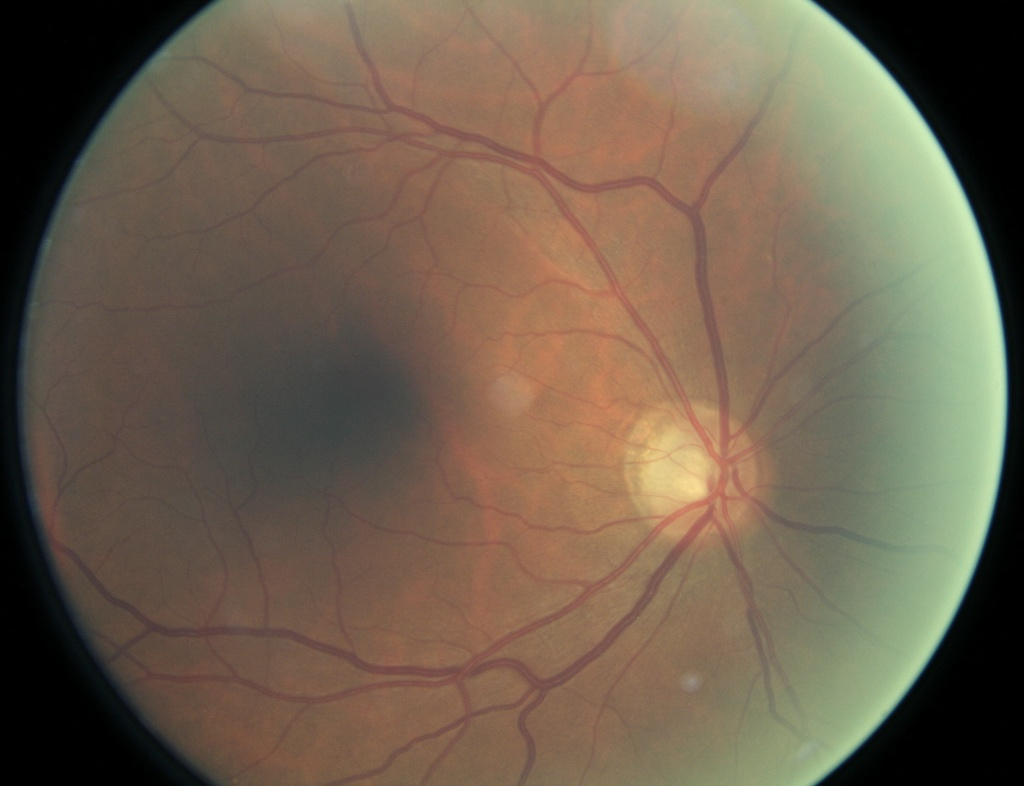
#> input picture TP_imagenes/Grado 0/1000_left.jpeg, 1024 x 786 px; its folder holds only this picture in this run
$ python retinopatia_diabetica.py   (older library calls are emulated)
#> lines starting #> are read from the running program, lines starting #| are printed output that depends on the picture; after the words box and inside, x2 and y2 are one past the last pixel; in counts of white or black regions, pixels touching at a corner belong together
# -*- coding: utf-8 -*-
"""
============================================================================
 TP Procesamiento de Imagenes - Diagnostico de Retinopatia Diabetica
============================================================================
 Clasifica imagenes de fondo de ojo en GRADO 0 (sano) vs GRADO 4
 (proliferativo) mediante procesamiento de imagenes, segmentacion de estructuras y ANALISIS DE TEXTURA.

 Etapas:
   1) Contextualizacion .... carga del dataset y mascara del campo de vision
   2) Pre-procesamiento ..... seleccion del canal de mayor contraste +
                              filtro pasa-bajos Gaussiano + realce (CLAHE)
   3) Segmentacion .......... vasos (Black-Top-Hat), disco optico,
                              exudados (White-Top-Hat) y hemorragias
   4) Diagnostico ........... criterio de TEXTURA (entropia local) con
                              umbral por Otsu (no supervisado)

 -------------------------------------------------------------------------
 CRITERIO DE DECISION
 -------------------------------------------------------------------------
 Una retina sana (Grado 0) tiene una textura mas IRREGULAR (mayor entropia
 local), porque sus vasos y detalles estan nitidos. Una Grado 4 suele ser
 mas de bajo contraste, lo que SUAVIZA la textura (menor entropia).

 Regla:   GRADO 4   si   entropia_local <= umbral
 El umbral sale de la propia distribucion
 de entropias del dataset mediante el metodo de Otsu (no supervisado), igual
 que el umbral que ya usamos para segmentar los vasos.

============================================================================
"""

import os
import glob
import random
import argparse
import cv2
import numpy as np
import matplotlib.pyplot as plt

try:
    from skimage.filters.rank import entropy as _rank_entropy
    from skimage.filters import threshold_otsu as _threshold_otsu
    from skimage.morphology import disk as _disk
    _SKIMAGE_OK = True
    _DISK5 = _disk(5)
except Exception:
    _SKIMAGE_OK = False

# ---------------------------------------------------------------------------
# CONFIGURACION
# ---------------------------------------------------------------------------
BASE = os.path.dirname(os.path.abspath(__file__))
CLASES = {0: "Grado 0", 4: "Grado 4"}
RESIZE_W = 768
N_DEMO = 5              # cuantas imagenes al azar mostrar en la demo
random.seed(7)


# ===========================================================================
#  ETAPA 1 - CONTEXTUALIZACION / CARGA
# ===========================================================================
def cargar_y_redimensionar(path):
    """Lee la imagen en RGB y la lleva a un ancho estandar."""
    img = cv2.imread(path)
    if img is None:
        raise FileNotFoundError(path)
    img = cv2.cvtColor(img, cv2.COLOR_BGR2RGB)
    h, w = img.shape[:2]
    esc = RESIZE_W / w
    return cv2.resize(img, (RESIZE_W, int(h * esc)), interpolation=cv2.INTER_AREA)


def mascara_fov(img_rgb):
    """Mascara binaria del campo de vision (el circulo de la retina)."""
    gris = cv2.cvtColor(img_rgb, cv2.COLOR_RGB2GRAY)
    _, m = cv2.threshold(gris, 15, 255, cv2.THRESH_BINARY)
    k = cv2.getStructuringElement(cv2.MORPH_ELLIPSE, (15, 15))
    m = cv2.morphologyEx(m, cv2.MORPH_OPEN, k)
    m = cv2.morphologyEx(m, cv2.MORPH_CLOSE, k)
    m = cv2.erode(m, cv2.getStructuringElement(cv2.MORPH_ELLIPSE, (25, 25)))
    return (m > 0).astype(np.uint8) * 255


# ===========================================================================
#  ETAPA 2 - PRE-PROCESAMIENTO
# ===========================================================================
def seleccionar_canal(img_rgb, fov):
    """Selecciona el canal RGB con mayor contraste dentro del FOV (mayor std)."""
    nombres = ["R", "G", "B"]
    px = fov > 0
    stds = [float(img_rgb[:, :, i][px].std()) for i in range(3)]
    idx = int(np.argmax(stds))
    return nombres[idx], img_rgb[:, :, idx].copy()


def preprocesar(canal, fov):
    """Filtro pasa-bajos Gaussiano + CLAHE (realce de contraste local)."""
    suave = cv2.GaussianBlur(canal, (5, 5), 1.2)
    clahe = cv2.createCLAHE(clipLimit=2.5, tileGridSize=(8, 8))
    realzada = clahe.apply(suave)
    realzada = cv2.bitwise_and(realzada, realzada, mask=fov)
    return suave, realzada


# ===========================================================================
#  ETAPA 3 - SEGMENTACION
# ===========================================================================
def segmentar_vasos(canal, fov):
    """Vasos: estructuras OSCURAS y finas. Black-Top-Hat + Otsu."""
    k = cv2.getStructuringElement(cv2.MORPH_ELLIPSE, (13, 13))
    bth = cv2.morphologyEx(canal, cv2.MORPH_BLACKHAT, k)
    bth = cv2.bitwise_and(bth, bth, mask=fov)
    _, vasos = cv2.threshold(bth, 0, 255, cv2.THRESH_BINARY + cv2.THRESH_OTSU)
    k2 = cv2.getStructuringElement(cv2.MORPH_ELLIPSE, (3, 3))
    vasos = cv2.morphologyEx(vasos, cv2.MORPH_OPEN, k2)
    return vasos


def detectar_disco_optico(canal, fov):
    """Disco optico = region mas brillante. Mascara circular para excluirlo."""
    desenfoque = cv2.GaussianBlur(canal, (0, 0), sigmaX=15)
    desenfoque = cv2.bitwise_and(desenfoque, desenfoque, mask=fov)
    _, _, _, maxloc = cv2.minMaxLoc(desenfoque)
    r = int(RESIZE_W * 0.11)
    mascara = np.zeros_like(canal)
    cv2.circle(mascara, maxloc, r, 255, -1)
    return mascara


def segmentar_exudados(canal_realzado, fov, mascara_od):
    """Exudados brillantes: manchas CLARAS y chicas. White-Top-Hat + umbral."""
    k = cv2.getStructuringElement(cv2.MORPH_ELLIPSE, (15, 15))
    wth = cv2.morphologyEx(canal_realzado, cv2.MORPH_TOPHAT, k)
    wth = cv2.bitwise_and(wth, wth, mask=fov)
    _, exud = cv2.threshold(wth, 40, 255, cv2.THRESH_BINARY)   # umbral ABSOLUTO
    exud[mascara_od > 0] = 0                                   # excluir disco optico
    k2 = cv2.getStructuringElement(cv2.MORPH_ELLIPSE, (3, 3))
    exud = cv2.morphologyEx(exud, cv2.MORPH_OPEN, k2)
    return exud


def segmentar_hemorragias(canal, fov, vasos):
    """Hemorragias: manchas OSCURAS compactas (no finas como los vasos)."""
    k = cv2.getStructuringElement(cv2.MORPH_ELLIPSE, (9, 9))
    bth = cv2.morphologyEx(canal, cv2.MORPH_BLACKHAT, k)
    bth = cv2.bitwise_and(bth, bth, mask=fov)
    _, oscuras = cv2.threshold(bth, 30, 255, cv2.THRESH_BINARY)  # umbral ABSOLUTO
    vd = cv2.dilate(vasos, cv2.getStructuringElement(cv2.MORPH_ELLIPSE, (5, 5)))
    cand = cv2.bitwise_and(oscuras, cv2.bitwise_not(vd))
    n, lab, stats, _ = cv2.connectedComponentsWithStats((cand > 0).astype(np.uint8))
    hemo = np.zeros_like(cand)
    for i in range(1, n):
        area = stats[i, cv2.CC_STAT_AREA]
        w_, h_ = stats[i, cv2.CC_STAT_WIDTH], stats[i, cv2.CC_STAT_HEIGHT]
        if area < 8:
            continue
        aspecto = max(w_, h_) / (min(w_, h_) + 1e-6)
        relleno = area / (w_ * h_ + 1e-6)
        if aspecto <= 4.0 and relleno >= 0.30:
            hemo[lab == i] = 255
    return hemo


# ===========================================================================
#  ANALISIS DE TEXTURA (criterio de diagnostico)
# ===========================================================================
def mapa_entropia(canal_realzado, fov):
    """Mapa de entropia local (textura) con vecindario de disco r=5."""
    if not _SKIMAGE_OK:
        return None
    le = _rank_entropy(canal_realzado, _DISK5, mask=fov)
    return le.astype(np.float32)


def calcular_texturas(canal_realzado, fov, mapa_ent=None):
    """
    Descriptores de textura dentro del FOV:
      - ent_local : entropia local media (mide irregularidad de la textura).
      - glcm_homog: homogeneidad de la matriz de co-ocurrencia (GLCM).
    Grado 0 (nitida) -> mas textura (mayor entropia). Devuelve NaN sin skimage.
    """
    if not _SKIMAGE_OK:
        return dict(ent_local=float("nan"), glcm_homog=float("nan"))
    from skimage.feature import graycomatrix, graycoprops
    px = fov > 0
    if mapa_ent is None:
        mapa_ent = mapa_entropia(canal_realzado, fov)
    ent_local = float(mapa_ent[px].mean())
    q = (canal_realzado.astype(np.float32) / 256 * 32).astype(np.uint8)
    q[~px] = 0
    glcm = graycomatrix(q, distances=[1, 3],
                        angles=[0, np.pi / 4, np.pi / 2, 3 * np.pi / 4],
                        levels=32, symmetric=True, normed=True)
    glcm_homog = float(graycoprops(glcm, "homogeneity").mean())
    return dict(ent_local=ent_local, glcm_homog=glcm_homog)


# ===========================================================================
#  PIPELINE COMPLETO -> FEATURES
# ===========================================================================
def procesar(path, devolver_etapas=False, con_textura=False):
    """
    Corre el pipeline sobre una imagen y devuelve sus features.
    con_textura=True agrega entropia local y homogeneidad GLCM (necesarias
    para el diagnostico; un poco mas lento).
    """
    img = cargar_y_redimensionar(path)
    fov = mascara_fov(img)
    nom, canal = seleccionar_canal(img, fov)
    suave, realzada = preprocesar(canal, fov)
    vasos = segmentar_vasos(realzada, fov)
    od_mask = detectar_disco_optico(realzada, fov)
    exud = segmentar_exudados(realzada, fov, od_mask)
    hemo = segmentar_hemorragias(realzada, fov, vasos)

    area_fov = max(1, int((fov > 0).sum()))
    feats = dict(
        canal=nom,
        f_exud=(exud > 0).sum() / area_fov,
        f_hemo=(hemo > 0).sum() / area_fov,
        f_vasos=(vasos > 0).sum() / area_fov,
        n_exud=cv2.connectedComponents((exud > 0).astype(np.uint8))[0] - 1,
        n_hemo=cv2.connectedComponents((hemo > 0).astype(np.uint8))[0] - 1,
    )
    mapa_ent = None
    if con_textura:
        mapa_ent = mapa_entropia(realzada, fov)
        feats.update(calcular_texturas(realzada, fov, mapa_ent))
    if devolver_etapas:
        etapas = dict(img=img, fov=fov, canal=canal, suave=suave,
                      realzada=realzada, vasos=vasos, exud=exud,
                      hemo=hemo, mapa_ent=mapa_ent)
        return feats, etapas
    return feats


# ===========================================================================
#  ETAPA 4 - DIAGNOSTICO (criterio de textura, umbral por Otsu)
# ===========================================================================
def umbral_textura(valores):
    """
    Umbral de decision para la entropia local, obtenido por el metodo de Otsu
    sobre la distribucion de entropias del dataset.
    """
    v = np.asarray(valores, dtype=float)
    return float(_threshold_otsu(v))


def clasificar(feats, umbral):
    """GRADO 4 si la textura es poco irregular (entropia local <= umbral)."""
    return 4 if feats["ent_local"] <= umbral else 0


# ===========================================================================
#  VISUALIZACION PASO A PASO
# ===========================================================================
def overlay_lesiones(img, exud, hemo):
    """Marca exudados y hemorragias sobre la imagen original."""
    out = img.copy()
    out[exud > 0] = [255, 255, 0]
    out[hemo > 0] = [0, 255, 255]
    return out


def mostrar_proceso(path, grado_real, umbral):
    """Figura con la imagen tras cada etapa + el diagnostico por textura."""
    feats, e = procesar(path, devolver_etapas=True, con_textura=True)
    pred = clasificar(feats, umbral)
    overlay = overlay_lesiones(e["img"], e["exud"], e["hemo"])

    paneles = [
        (e["img"],      "1. Original (RGB)",                                None),
        (e["fov"],      "2. Mascara campo de vision",                       "gray"),
        (e["canal"],    f"3. Canal de mayor contraste ({feats['canal']})",  "gray"),
        (e["suave"],    "4. Filtro pasa-bajos Gaussiano",                   "gray"),
        (e["realzada"], "5. Realce de contraste (CLAHE)",                   "gray"),
        (e["vasos"],    f"6. Vasos (Black-Top-Hat)  {feats['f_vasos']*100:.1f}%", "gray"),
        (e["exud"],     f"7. Exudados brillantes  n={feats['n_exud']}",     "gray"),
        (e["mapa_ent"], f"8. Entropia local (textura)",                     "magma"),
        (overlay,       "9. Lesiones detectadas",                           None),
    ]
    fig, axes = plt.subplots(3, 3, figsize=(13, 12))
    for ax, (im, titulo, cmap) in zip(axes.ravel(), paneles):
        ax.imshow(im, cmap=cmap)
        ax.set_title(titulo, fontsize=10)
        ax.axis("off")
    ok = "CORRECTO" if pred == grado_real else "ERROR"
    fig.suptitle(
        f"{os.path.basename(path)}   |   Real: Grado {grado_real}   "
        f"Prediccion: Grado {pred}   [{ok}]\n"
        f"entropia local = {feats['ent_local']:.3f} (umbral Otsu <= {umbral:.3f})   "
        f"homogeneidad GLCM = {feats['glcm_homog']:.3f}",
        fontsize=12, fontweight="bold",
    )
    fig.tight_layout(rect=[0, 0, 1, 0.94])
    plt.show()
    return pred


# ===========================================================================
#  MODOS DE EJECUCION
# ===========================================================================
def listar_imagenes():
    items = []
    for grado, sub in CLASES.items():
        for p in sorted(glob.glob(os.path.join(BASE, sub, "*.jpeg"))):
            items.append((p, grado))
    return items


def demo():
    """
    Calcula el umbral de textura (Otsu) sobre TODO el dataset y luego muestra
    el proceso completo de N_DEMO imagenes al azar con su diagnostico.
    """
    if not _SKIMAGE_OK:
        print("Falta scikit-image:  pip install scikit-image")
        return
    items = listar_imagenes()
    if not items:
        print("No se encontraron imagenes en 'Grado 0' / 'Grado 4'.")
        return
    print(f"Calculando entropias del dataset ({len(items)} imagenes) para el umbral Otsu...")
    ents = []
    for i, (p, _) in enumerate(items):
        ents.append(procesar(p, con_textura=True)["ent_local"])
#> in cargar_y_redimensionar, img is the input picture: shape (786, 1024, 3); mean B, G, R 79.1, 96.9, 111.9
#> in mascara_fov, `m = cv2.erode(m, cv2.getStructuringElement(cv2.MORPH_ELLIPSE, (25, 25)))`:
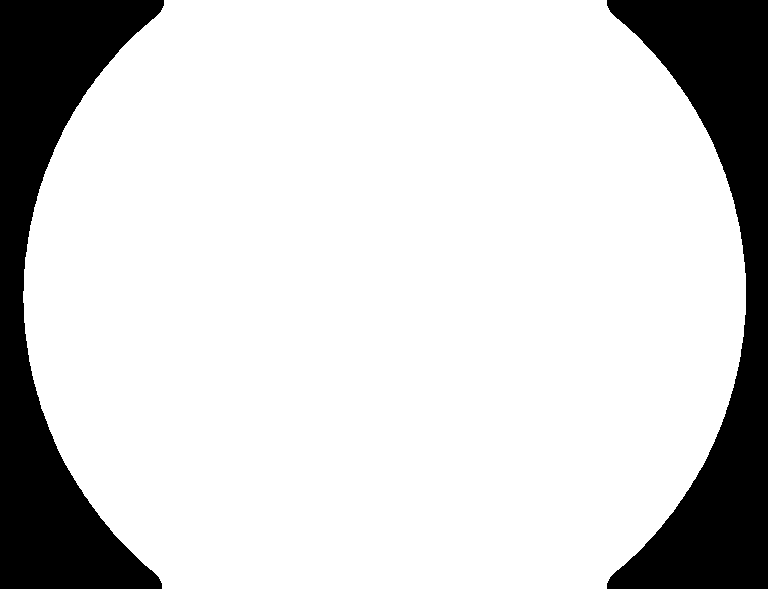
#> m: shape (589, 768); 82.2% white; 2 black regions, box (x1, y1, x2, y2) and area: (0, 0, 164, 589) 40649, (607, 0, 768, 589) 39662
#> in seleccionar_canal, `stds = [float(img_rgb[:, :, i][px].std()) for i in range(3)]`: stds = [30.91, 32.63, 23.39]
#> in seleccionar_canal, `idx = int(np.argmax(stds))`: idx = 1
#> in procesar, `nom, canal = seleccionar_canal(img, fov)`: nom = 'G'
#> in detectar_disco_optico, `desenfoque = cv2.bitwise_and(desenfoque, desenfoque, mask=fov)`:
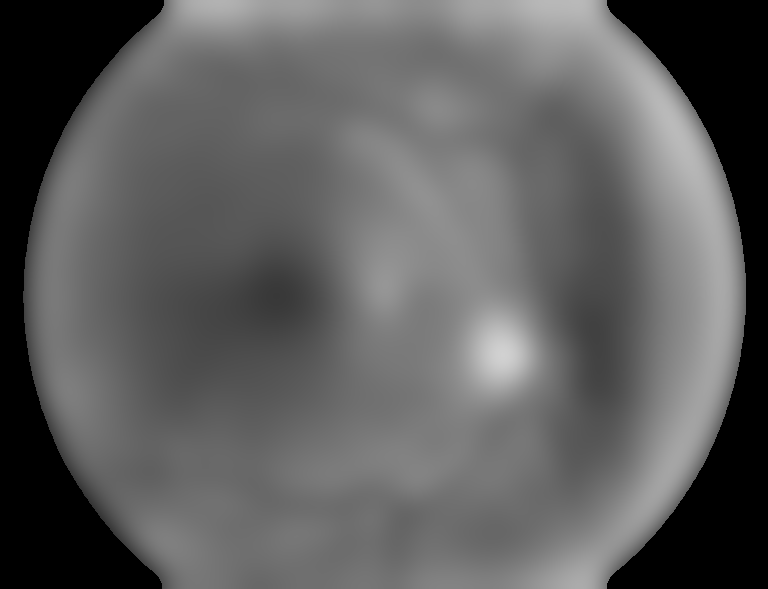
#> desenfoque: shape (589, 768); min 0, max 209, mean 94.2
#> in detectar_disco_optico, `_, _, _, maxloc = cv2.minMaxLoc(desenfoque)`: maxloc = (502, 352)
#> in segmentar_exudados, `exud[mascara_od > 0] = 0`:
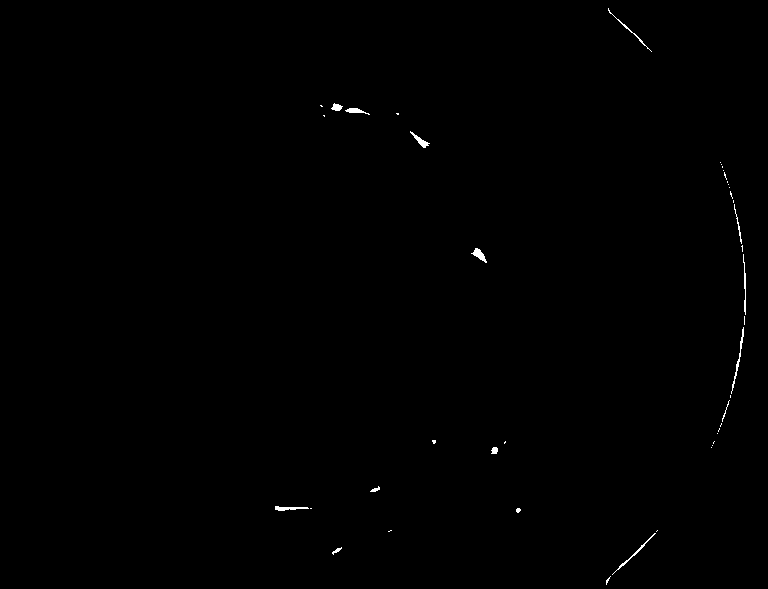
#> exud: shape (589, 768); 0.25% white; 43 white regions (29 under 20 px), largest, box (x1, y1, x2, y2) and area: (731, 327, 744, 394) 123, (471, 248, 487, 263) 101, (612, 533, 656, 575) 101
#> in segmentar_hemorragias, `vd = cv2.dilate(vasos, cv2.getStructuringElement(cv2.MORPH_ELLIPSE, (5..`:
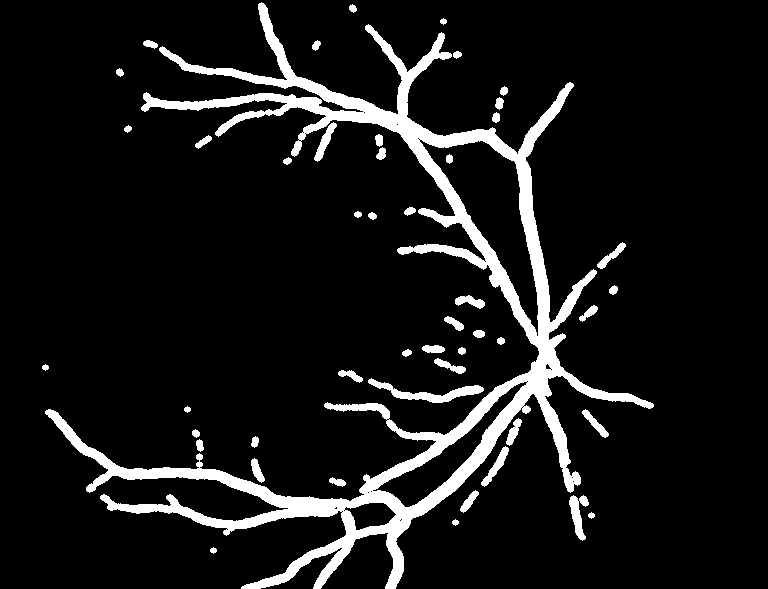
#> vd: shape (589, 768); 9.3% white; 48 white regions, largest, box (x1, y1, x2, y2) and area: (45, 2, 654, 589) 36019, (368, 378, 484, 403) 875, (569, 495, 589, 541) 442
#> in segmentar_hemorragias, `n, lab, stats, _ = cv2.connectedComponentsWithStats((cand > 0).astype(..`: n = 1; stats = [[0, 0, 768, 589, 452352]]
#> in procesar, `area_fov = max(1, int((fov > 0).sum()))`: area_fov = 372041
#> in procesar, `feats = dict( canal=nom, f_exud=(exud > 0).sum() / area_fov, f_hemo=(h..`: feats = {'canal': 'G', 'f_exud': 0.00162, 'f_hemo': 0, 'f_vasos': 0.061, 'n_exud': 17, 'n_hemo': 0}
#> in mapa_entropia, `le = _rank_entropy(canal_realzado, _DISK5, mask=fov)`:
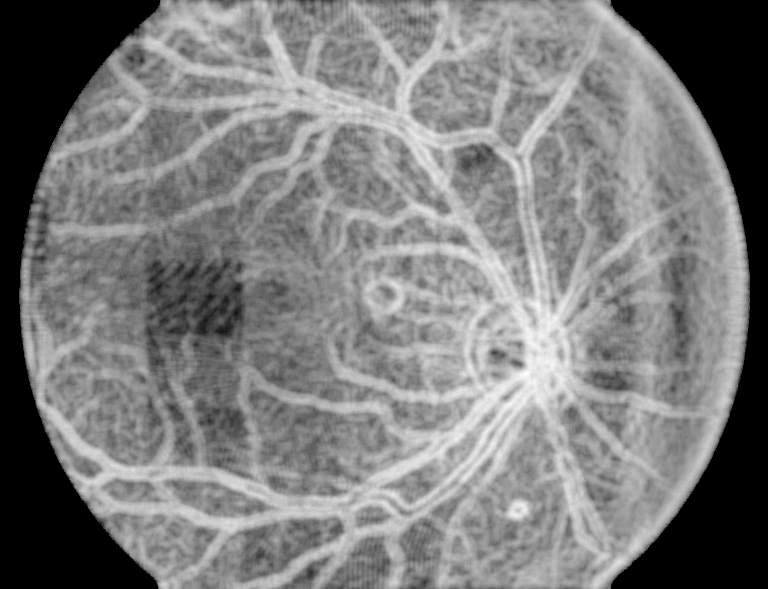
#> le: shape (589, 768) float64; min 0, max 6.05, mean 2.95; drawn with min black and max white
#> in calcular_texturas, `ent_local = float(mapa_ent[px].mean())`: ent_local = 3.55
#> in calcular_texturas, `glcm_homog = float(graycoprops(glcm, "homogeneity").mean())`: glcm_homog = 0.842
        print(f"  {i+1}/{len(items)}", end="\r", flush=True)
    umbral = umbral_textura(ents)
#> in umbral_textura, `v = np.asarray(valores, dtype=float)`: v = [3.55]
#> umbral = 3.55
    print(f"\nUmbral de textura (Otsu, no supervisado): entropia local <= {umbral:.3f}\n")
#| Umbral de textura (Otsu, no supervisado): entropia local <= 3.549

    muestra = random.sample(items, min(N_DEMO, len(items)))
    aciertos = 0
    for path, grado in muestra:
        pred = mostrar_proceso(path, grado, umbral)
#> in mostrar_proceso, `feats, e = procesar(path, devolver_etapas=True, con_textura=True)`: feats = {'canal': 'G', 'f_exud': 0.00162, 'f_hemo': 0, 'f_vasos': 0.061, 'n_exud': 17, 'n_hemo': 0, 'ent_local': 3.55, 'glcm_homog': 0.842}; e = 9 items
#> in mostrar_proceso, `pred = clasificar(feats, umbral)`: pred = 4
#> in overlay_lesiones, `out[exud > 0] = [255, 255, 0]`:
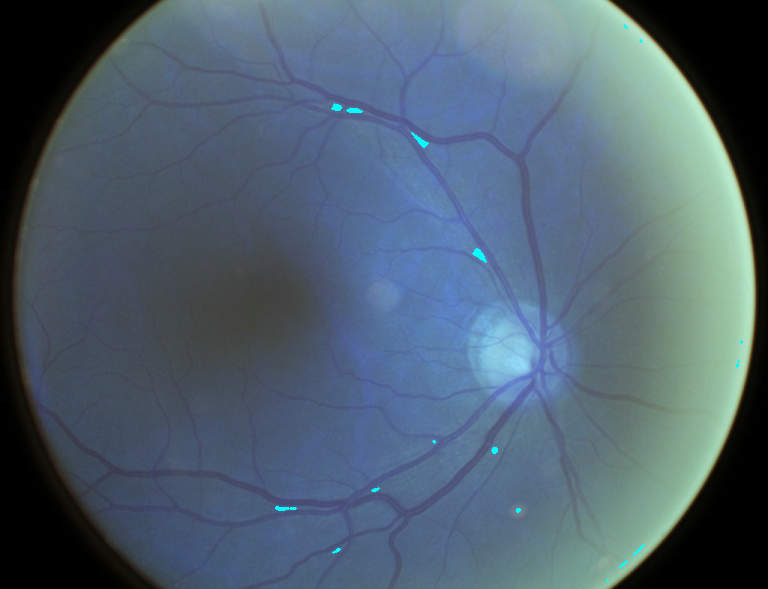
#> out: shape (589, 768, 3); mean of channels 0, 1, 2 112, 97, 79; drawn as B, G, R
#> the loop in mostrar_proceso, `for ax, (im, titulo, cmap) in zip(axes.ravel(), paneles):` made 9 passes
#> (titulo, cmap) on passes 1 to 4: ('1. Original (RGB)', None), ('2. Mascara campo de vision', 'gray'), ('3. Canal de mayor contraste (G)', 'gray'), ('4. Filtro pasa-bajos Gaussiano', 'gray')
#> in mostrar_proceso, `ok = "CORRECTO" if pred == grado_real else "ERROR"`: ok = 'ERROR'
#> pred = 4
        aciertos += int(pred == grado)
#> aciertos = 0
        print(f"  {os.path.basename(path):16s}  real=Grado {grado}  ->  pred=Grado {pred}")
#|   1000_left.jpeg    real=Grado 0  ->  pred=Grado 4
    print(f"\nAciertos en la muestra: {aciertos}/{len(muestra)}")
#| Aciertos en la muestra: 0/1


if __name__ == "__main__":
    argparse.ArgumentParser(description="Diagnostico de Retinopatia Diabetica (Grado 0 vs 4)").parse_args()
    demo()
